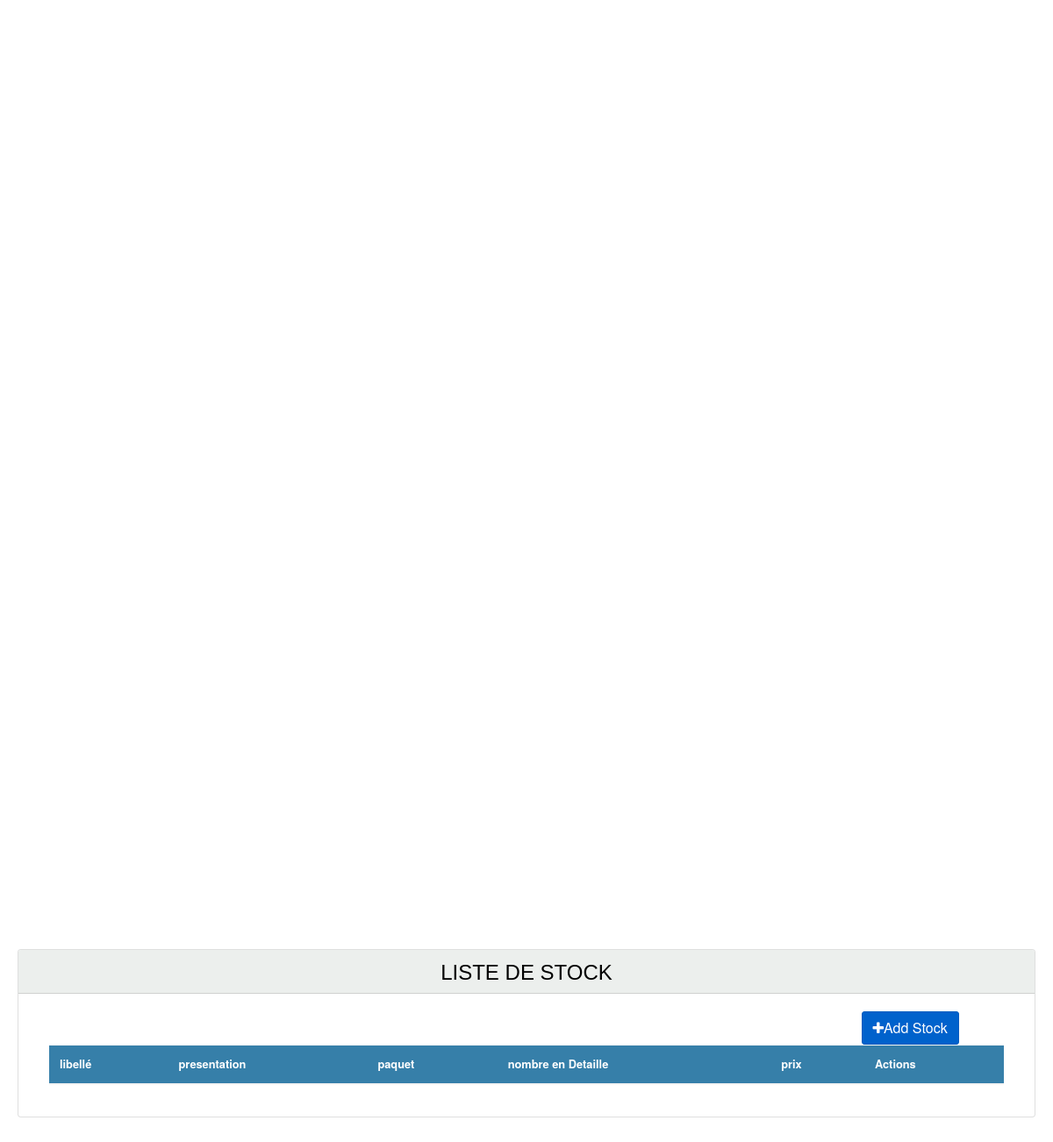
Before: /index.php/stock/affichStock (lower part) with the older database file.
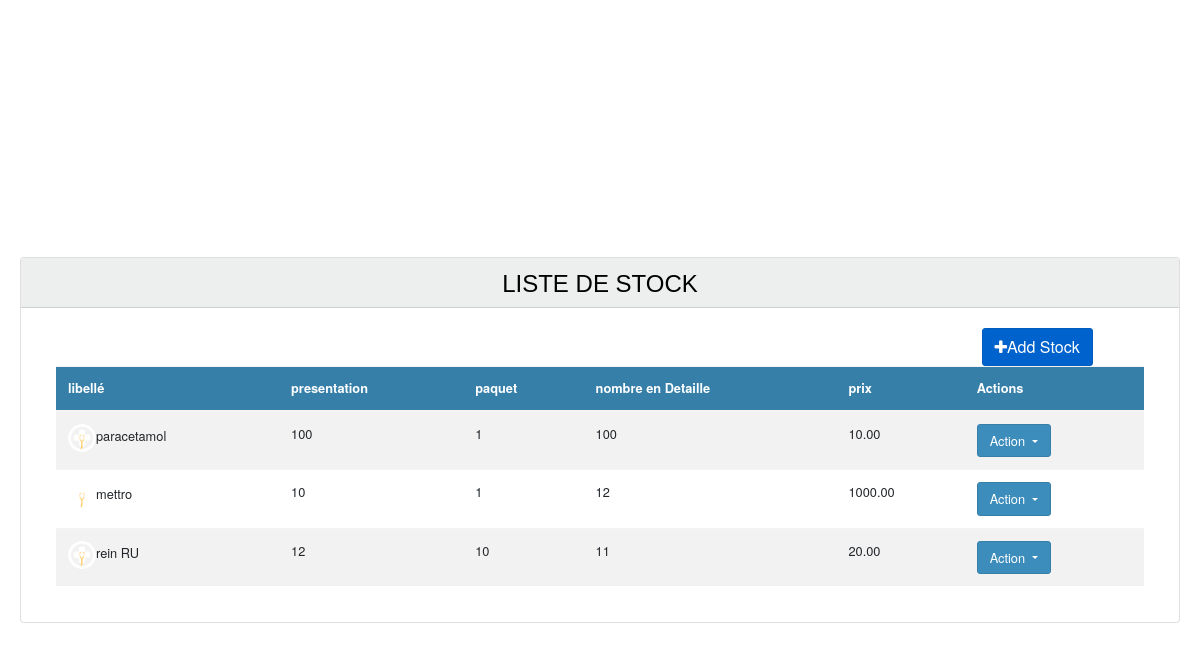
After: the same page with the newer database file.
### tables this page shows
CREATE TABLE `stock` (
  `idSt` int(11) NOT NULL,
  `libelle` varchar(100) NOT NULL,
  `presentation` int(11) NOT NULL,
  `paquet` int(11) NOT NULL,
  `nbdetaille` int(11) NOT NULL,
  `prix` double(10,2) NOT NULL
);

### application/controllers/stock.php (called while the page is built, shortened)
<?php
	class stock extends CI_Controller
	{
		public function __construct()
		{
			$this->load->model("model_stock");
		}
		public function affichStock()
		{
			$affichStock = $this->model_stock->AffichageStock();
			$this->load->view('EntrerStock.php',['affichStock' => $affichStock]);
		}
	}
?>

### index.php (called while the page is built, shortened)
<?php
require_once BASEPATH.'core/CodeIgniter.php';

### application/models/model_stock.php (called while the page is built, shortened)
<?php
	class model_stock extends CI_Model
	{
		public function AffichageStock()
		{
			$affichStock = $this->db->get("stock");
			return $affichStock->result();
		}
	}
?>

### application/views/EntrerStock.php (the view, shortened to what this page needs)
<!DOCTYPE html>
<html>
	<head>
	</head>
<body>
	<?php include("include/header.php");?>
	<?php include("include/headerApp.php");?>
	<?php include("include/sidebarStock.php");?>
	<div class="page-wrapper" id="container">
		<div id="wrapper">
			<div id="page-content-wrapper" >
	            <div class="card">
	                <div class="card-header" style="background-color: #ecefed;height: 50px;">
	                    <h2 align="center" style="color: #000;font-size: 1.5em;">LISTE DE STOCK</h2>
	                </div>
	                <div class="card-body">
	                    <div class="container-fluid">
	                <div class="col-sm-8 col-9 text-right m-b-20" style="margin-left: 30%; margin-top: 0px;">
                        <a data-toggle="modal" data-target="#exampleModalLong" class="btn btn btn-primary btn-rounded float-right active"><i class="fa fa-plus"></i>Add Stock</a>
                    </div>
		                <table class="table table-striped" id="table_datatable" >
		                    <thead style="background-color: #367fa9; color: #fff;">
		                        <tr>
		                            <th>libellé</th>
		                            <th>presentation</th>
		                            <th>paquet</th>
		                            <th>nombre en Detaille</th>
		                            <th>prix</th>
		                            <th>Actions</th>
		                        </tr>
		                    </thead>
		                    <tbody>
		                    		<?php foreach($affichStock as $pe):?>
				                        <tr>
				                            <td><img width="28" height="28" src="<?php echo base_url()?>assets/img/logou.png" class="rounded-circle m-r-5" alt=""><?php echo $pe->libelle; ?></td>
				                            <td><?php echo $pe->presentation; ?></td>
				                            <td><?php echo $pe->paquet; ?></td>
				                            <td><?php echo $pe->nbdetaille; ?></td>
				                            <td><?php echo $pe->prix; ?></td>
				                            <td>
				                                <div class="dropdown">
													<button class="btn btn-primary dropdown-toggle" type="button" id="dropdownMenuButton" data-toggle="dropdown" aria-haspopup="true" aria-expanded="false" style="font-size: 1em;">
													    Action
													</button>
												</div>
											</div>
			                    	<?php endforeach;?>
	                    </tbody>
		                </table>
		            </div>
	                </div>
	            </div>
        	</div>
		</div>
	</div>
	<?php include("include/footer.php");?>
</body>
</html>

Changed rows visible on the page:
added stock: libelle "paracetamol", presentation "100", paquet "1", nbdetaille "100", prix "10.00"
added stock: libelle "mettro", presentation "10", paquet "1", nbdetaille "12", prix "1000.00"
added stock: libelle "rein RU", presentation "12", paquet "10", nbdetaille "11", prix "20.00"
